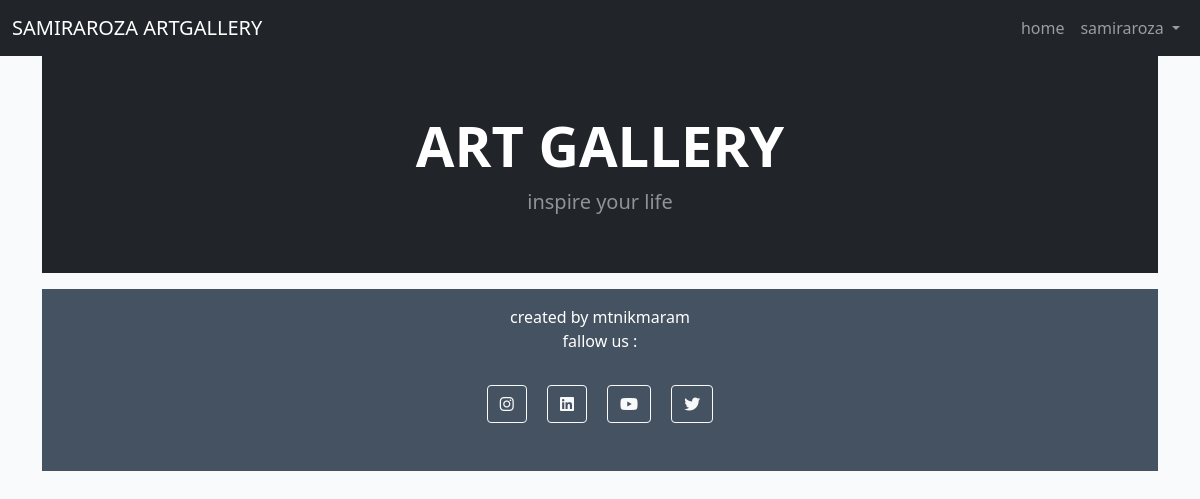
Before: / (signed in) with the older database file.
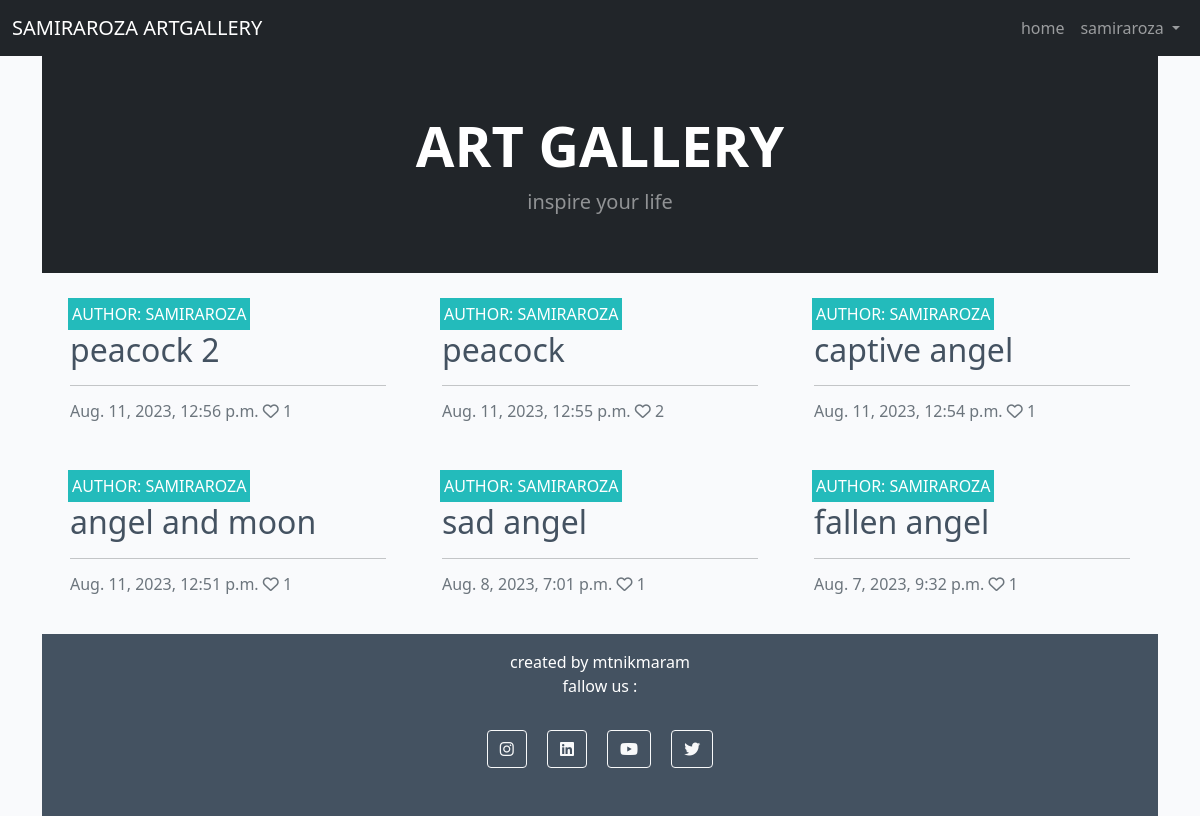
After: the same page with the newer database file.
### store/models.py (models this page shows, shortened)
class Post(models.Model):
    title = models.CharField(max_length=200, unique=True)
    slug = models.SlugField(max_length=200, unique=True)
    author = models.ForeignKey(User, on_delete=models.CASCADE, related_name="blog_posts")
    updated_on = models.DateTimeField(auto_now=True)
    content = models.TextField()
    featured_image = CloudinaryField('image', default='placeholder')
    excerpt = models.TextField(blank=True)
    created_on = models.DateTimeField(auto_now_add=True)
    status = models.IntegerField(choices=STATUS, default=0)
    likes = models.ManyToManyField(User, related_name='blogpost_like', blank=True)
    approved = models.BooleanField(default=False)
    class Meta:
        ordering = ["-created_on"]
    def number_of_likes(self):
        return self.likes.count()

### store/views.py (the view)
# urls.py: path('', views.PostList.as_view(), name='home'),
class PostList(generic.ListView):
    model = Post
    queryset = Post.objects.filter(status=1, approved=True).order_by("-created_on")
    template_name = "index.html"
    paginate_by = 6

### templates/index.html (shortened to what this page needs)
{% extends "base.html" %}
{% block content %}
<header class="bg-dark py-2">
    <div class="container px-4 px-lg-5 my-5">
        <div class="text-center text-white">
            <h1 class="display-4 fw-bolder">ART GALLERY</h1>
            <p class="lead fw-normal text-white-50 mb-0">inspire your life</p>
        </div>
    </div>
</header>
<div class="container-fluid">
    <div class="row">
        <div class="col-12 mt-3 left">
            <div class="row">
                {% for post in post_list %}
                <div class="col-md-4">
                    <div class="card mb-4">
                        <div class="card-body">
                            <div class="image-container">
                                <div class="image-flash">
                                    <p class="author">Author: {{ post.author }}</p>
                                </div>
                            </div>
                            {% if user.is_authenticated %}
                            <a href="{% url 'post_detail' post.slug %}" class="post-link">
                                <h2 class="card-title">{{ post.title }}</h2>
                            </a>
                            <hr />
                            <p class="card-text text-muted h6">{{ post.created_on}} <i class="far fa-heart"></i>
                                {{ post.number_of_likes }}</p>
                                {% else %}
                                <div class="alert alert-info">
                                    <p class="mb-0">To see more, please <a class="alert-link" href="{% url 'account_login' %}">login</a></p>
                                </div>
                                {% endif %}
                        </div>
                    </div>
                </div>
                {% if forloop.counter|divisibleby:3 %}
            </div>
            <div class="row">
                {% endif %}
                {% endfor %}
            </div>
        </div>
    </div>
</div>
{%endblock%}

Changed rows visible on the page:
now on this page (row edited): Post: author "SAMIRAROZA", title "peacock 2", created_on "Aug. 11, 2023, 12:56 p.m.", number_of_likes "1"
now on this page (row edited): Post: author "SAMIRAROZA", title "peacock", created_on "Aug. 11, 2023, 12:55 p.m.", number_of_likes "2"
now on this page (row edited): Post: author "SAMIRAROZA", title "captive angel", created_on "Aug. 11, 2023, 12:54 p.m.", number_of_likes "1"
now on this page (row edited): Post: author "SAMIRAROZA", title "angel and moon", created_on "Aug. 11, 2023, 12:51 p.m.", number_of_likes "1"
now on this page (row edited): Post: author "SAMIRAROZA", title "sad angel", created_on "Aug. 8, 2023, 7:01 p.m.", number_of_likes "1"
now on this page (row edited): Post: author "SAMIRAROZA", title "fallen angel", created_on "Aug. 7, 2023, 9:32 p.m.", number_of_likes "1"
